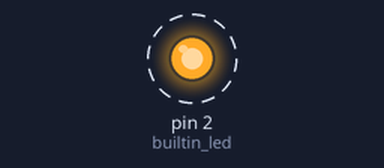
A sketch run on a simulated Arduino Uno, built with avr-gcc and run on an emulated ATmega328P. Shown: output pins drawn as LEDs (lit = HIGH). Dashed ring = blinking.

Above: at 0.5 s.
Timing chart, 0 to 4.6 s (numbered marks = the images above):
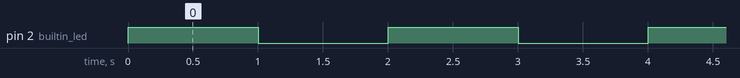

Measured:
- by itself, pin 2 (builtin_led): alternates HIGH for 1.0 s and LOW for 1.0 s

The sketch:

first_program.ino
```cpp
// first_program
#define builtin_led 2  // The devkit has a LED connected to GPIO 2

void setup(){
  // The code inside the void setup only runs once, at the beginning
  pinMode (builtin_led, OUTPUT);   // Define builtin_led as a OUTPUT
}

void loop(){
  // The code inside the void loop runs indefinitely.
  digitalWrite(builtin_led, HIGH); // Turn on the led
  delay(1000);                     // Wait 1000 milliseconds
  digitalWrite(builtin_led, LOW);  // Turn off the led
  delay(1000);                     // Wait 1000 milliseconds
}
```
